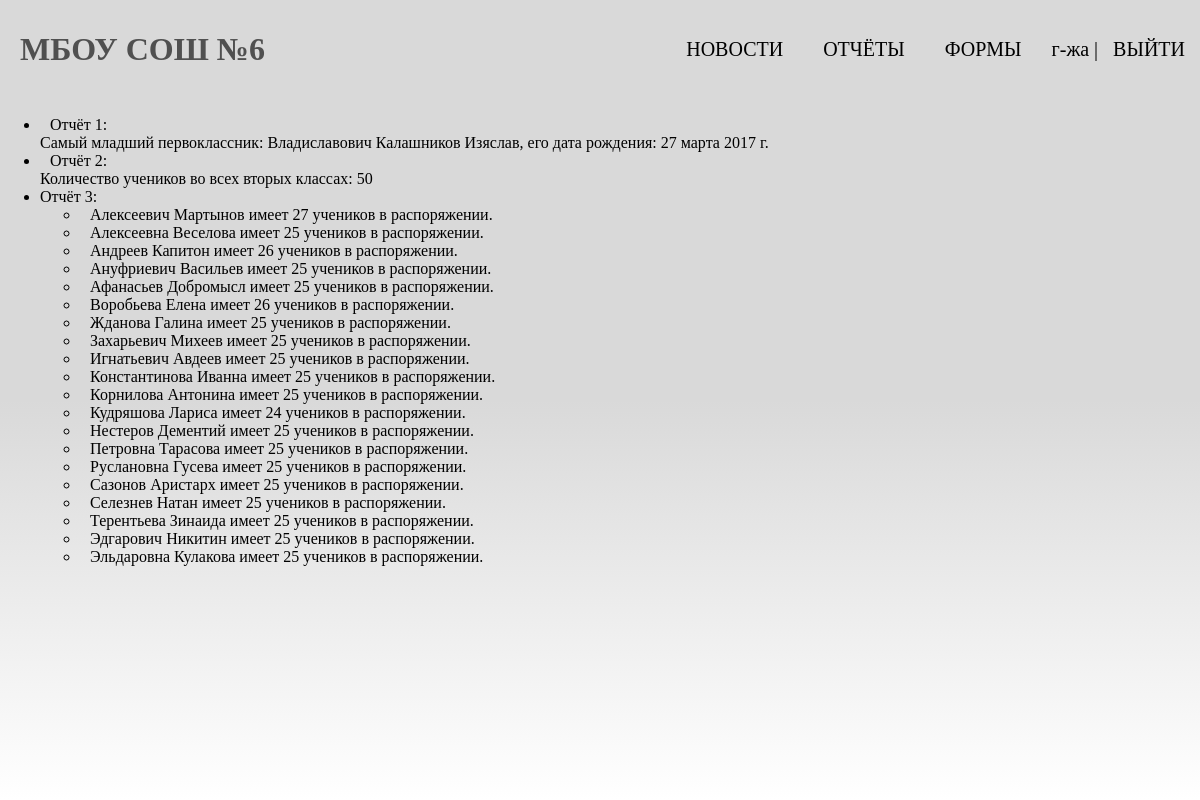
The app's page /reports/ (signed in) with its own data.
### mainSchool/models.py (models this page shows, shortened)
class Students(models.Model):
    auth = models.OneToOneField(User, on_delete=models.CASCADE, default=None, unique=True, related_name="student",
                                verbose_name='Логин', blank=True, null=True)
    second_name = models.CharField(max_length=50, verbose_name='Фамилия')
    name = models.CharField(max_length=50, verbose_name='Имя')
    last_name = models.CharField(max_length=50, blank=True, null=True, verbose_name='Отчество')
    birthday = models.DateField(verbose_name='Дата рождения')
    study_class = models.ForeignKey(StudyClasses, on_delete=models.SET_NULL, null=True, related_name="students",
                                    verbose_name="Класс")
    class Meta:
        verbose_name = 'Учащийся'
        verbose_name_plural = 'Учащиеся'

class Teachers(models.Model):
    auth = models.OneToOneField(User, on_delete=models.CASCADE, default=None, unique=True, verbose_name='Логин',
                                blank=True, null=True)
    second_name = models.CharField(max_length=50, verbose_name='Фамилия')
    name = models.CharField(max_length=50, verbose_name='Имя')
    last_name = models.CharField(max_length=50, blank=True, verbose_name='Отчество')
    birthday = models.DateField(verbose_name="Дата рождения")
    supervisor = models.BooleanField(default=False, verbose_name='Суперпользователь(1 / 0)')
    class Meta:
        verbose_name = 'Учитель'
        verbose_name_plural = 'Учителя'

### mainSchool/views.py (the view)
# urls.py: path('reports/', views.reports, name='reports'),
@login_required
def reports(request):
    earliest_birthday = Students.objects.filter(study_class__class_name__regex=r"1\w{1}").aggregate(
        birthday=Max("birthday"))
    earliest_birthday_first_class_guy = Students.objects.get(birthday=earliest_birthday['birthday'])
    count_guys_in_second_classes = (Students.objects.filter(study_class__class_name__regex=r"2\w{1}")
                                    .aggregate(count=Count("pk")))
    teachers_students = StudyClasses.objects.values('teacher__second_name', 'teacher__name',
                                                    'teacher__last_name').annotate(total=Count('students'))
    data = {'title': 'Отчёты',
            'young': earliest_birthday_first_class_guy,
            'count_guys_in_second_classes': count_guys_in_second_classes['count'],
            'teachers_students': teachers_students,
            }
    return render(request, 'mainSchool/reports.html', context=data)

### users/context_processors.py (called while the page is built)
def get_school_context(request):
    return {'nav_menu': menu}

### mainSchool/templates/mainSchool/reports.html
{% extends 'base-nav.html' %}
{% block content %}
<ul>
<li>Отчёт 1: <br>Самый младший первоклассник: {{ young.second_name }} {{ young.name }} {{ young.last_name }}, его дата рождения: {{ young.birthday }}</li>
<li>Отчёт 2: <br>Количество учеников во всех вторых классах: {{ count_guys_in_second_classes }}</li>
<li>Отчёт 3: <br>
    <ul>
    {% for i in teachers_students %}
    <li>
        {{ i.teacher__second_name }} {{ i.teacher__name }} {{ teacher__last_name }} имеет {{ i.total }} учеников в распоряжении.
    </li>
    {% endfor %}
     </ul>
</li>
</ul>
{% endblock %}

### templates/base-nav.html (shortened to what this page needs)
{% load static %}
<!DOCTYPE html>
<html lang="en">
<head>
    <link rel="stylesheet" href="{% static 'mainSchool/css/index.css' %}" />
</head>
<body>
<div class="background"></div>
<div class="header">
    <h1><a href="{% url 'mainSchool:home' %}">МБОУ СОШ №6</a></h1>
    <nav>
        <ul>
            {% for n in nav_menu %}
            <li><a href="{% url n.slug %}">{{ n.name }}</a></li>
            {% endfor %}
            {% if user.is_authenticated %}
                {% if user.first_name %}
                    <li>{{ user.first_name }} | <a href="{% url 'users:logout' %}">ВЫЙТИ</a></li>
                {% else %}
                    <li>{{ user.username }} | <a href="{% url 'users:logout' %}">ВЫЙТИ</a></li>
                {% endif %}
            {% else %}
            <li><a href="{% url 'users:login' %}">ВОЙТИ</a></li>
            {% endif %}
        </ul>
    </nav>
</div>
{% block content %}
{% endblock %}
</body>
</html>

### mainSchool/static/mainSchool/css/index.css (style rules this page uses)
* { font-family: Verdana; }
body .background { background: linear-gradient(180deg, #D9D9D9, #D9D9D9, #FFFFFF); position: absolute; left: 0px; top: 0px; right: 0px; bottom: 0px; height: 100%; z-index: -1; }
.header { display: flex; justify-content: space-between; align-items: center; }
.header h1 { display: flex; }
.header nav { width: auto; flex-basis: 70%; }
.header ul { list-style-type: none; display: flex; justify-content: flex-end; }
.header li { margin: 0 5px; font-size: 20px; }
.header h1 a { text-decoration: none; color: #505050; padding: 10px; transition: 0.5s ease; border-radius: 10px; }
.header li a { text-decoration: none; color: black; padding: 10px; transition: 0.5s ease; border-radius: 10px; }
body { margin: 0px; text-indent: 10px; }

### records on screen
Students: second_name "Владиславович", name "Калашников", last_name "Изяслав", birthday "27 марта 2017 г."
Teachers: teacher__second_name "Алексеевич", teacher__name "Мартынов", total "27"
Teachers: teacher__second_name "Алексеевна", teacher__name "Веселова", total "25"
Teachers: teacher__second_name "Андреев", teacher__name "Капитон", total "26"
Teachers: teacher__second_name "Ануфриевич", teacher__name "Васильев", total "25"
Teachers: teacher__second_name "Афанасьев", teacher__name "Добромысл", total "25"
Teachers: teacher__second_name "Воробьева", teacher__name "Елена", total "26"
Teachers: teacher__second_name "Жданова", teacher__name "Галина", total "25"
Teachers: teacher__second_name "Захарьевич", teacher__name "Михеев", total "25"
Teachers: teacher__second_name "Игнатьевич", teacher__name "Авдеев", total "25"
Teachers: teacher__second_name "Константинова", teacher__name "Иванна", total "25"
Teachers: teacher__second_name "Корнилова", teacher__name "Антонина", total "25"
Teachers: teacher__second_name "Кудряшова", teacher__name "Лариса", total "24"
Teachers: teacher__second_name "Нестеров", teacher__name "Дементий", total "25"
Teachers: teacher__second_name "Петровна", teacher__name "Тарасова", total "25"
Teachers: teacher__second_name "Руслановна", teacher__name "Гусева", total "25"
Teachers: teacher__second_name "Сазонов", teacher__name "Аристарх", total "25"
Teachers: teacher__second_name "Селезнев", teacher__name "Натан", total "25"
Teachers: teacher__second_name "Терентьева", teacher__name "Зинаида", total "25"
Teachers: teacher__second_name "Эдгарович", teacher__name "Никитин", total "25"
Teachers: teacher__second_name "Эльдаровна", teacher__name "Кулакова", total "25"

### other values on screen
{{ n.name }} "НОВОСТИ" "ОТЧЁТЫ" "ФОРМЫ"
{{ user.first_name }} "г-жа"
{{ count_guys_in_second_classes }} "50"
